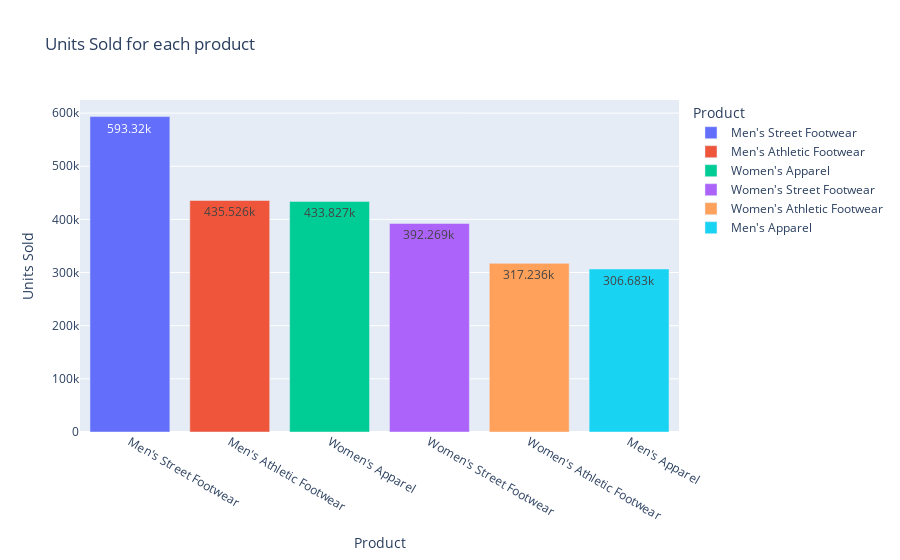

The cell this chart's notebook holds for it:
### Markdown cell above
##### 1.3.1 Units Sold vs Product (Graphical)

### Code cell
# Here we are using the 'group by' function to group each product (category) with the Units Sold of the product.
units_sold_per_product = df.groupby('Product')[['Units Sold']].sum().reset_index()

units_sold_per_product = units_sold_per_product.sort_values(by='Units Sold', ascending=False)

fig = px.bar(units_sold_per_product, x="Product", y="Units Sold", color="Product", text_auto=True, 
             title="Units Sold for each product")

fig.show()

### Figure 1 — Plotly figure (JSON) as saved in the notebook; plotly's stock layout.template omitted (floating-point values rounded to 4 significant figures)
{"data": [{"alignmentgroup": "True", "hovertemplate": "Product=%{x}<br>Units Sold=%{y}<extra></extra>", "legendgroup": "Men's Street Footwear", "marker": {"color": "#636efa", "pattern": {"shape": ""}}, "name": "Men's Street Footwear", "offsetgroup": "Men's Street Footwear", "orientation": "v", "showlegend": true, "textposition": "auto", "texttemplate": "%{y}", "type": "bar", "x": ["Men's Street Footwear"], "xaxis": "x", "y": [593320], "yaxis": "y"}, {"alignmentgroup": "True", "hovertemplate": "Product=%{x}<br>Units Sold=%{y}<extra></extra>", "legendgroup": "Men's Athletic Footwear", "marker": {"color": "#EF553B", "pattern": {"shape": ""}}, "name": "Men's Athletic Footwear", "offsetgroup": "Men's Athletic Footwear", "orientation": "v", "showlegend": true, "textposition": "auto", "texttemplate": "%{y}", "type": "bar", "x": ["Men's Athletic Footwear"], "xaxis": "x", "y": [435526], "yaxis": "y"}, {"alignmentgroup": "True", "hovertemplate": "Product=%{x}<br>Units Sold=%{y}<extra></extra>", "legendgroup": "Women's Apparel", "marker": {"color": "#00cc96", "pattern": {"shape": ""}}, "name": "Women's Apparel", "offsetgroup": "Women's Apparel", "orientation": "v", "showlegend": true, "textposition": "auto", "texttemplate": "%{y}", "type": "bar", "x": ["Women's Apparel"], "xaxis": "x", "y": [433827], "yaxis": "y"}, {"alignmentgroup": "True", "hovertemplate": "Product=%{x}<br>Units Sold=%{y}<extra></extra>", "legendgroup": "Women's Street Footwear", "marker": {"color": "#ab63fa", "pattern": {"shape": ""}}, "name": "Women's Street Footwear", "offsetgroup": "Women's Street Footwear", "orientation": "v", "showlegend": true, "textposition": "auto", "texttemplate": "%{y}", "type": "bar", "x": ["Women's Street Footwear"], "xaxis": "x", "y": [392269], "yaxis": "y"}, {"alignmentgroup": "True", "hovertemplate": "Product=%{x}<br>Units Sold=%{y}<extra></extra>", "legendgroup": "Women's Athletic Footwear", "marker": {"color": "#FFA15A", "pattern": {"shape": ""}}, "name": "Women's Athletic Footwear", "offsetgroup": "Women's Athletic Footwear", "orientation": "v", "showlegend": true, "textposition": "auto", "texttemplate": "%{y}", "type": "bar", "x": ["Women's Athletic Footwear"], "xaxis": "x", "y": [317236], "yaxis": "y"}, {"alignmentgroup": "True", "hovertemplate": "Product=%{x}<br>Units Sold=%{y}<extra></extra>", "legendgroup": "Men's Apparel", "marker": {"color": "#19d3f3", "pattern": {"shape": ""}}, "name": "Men's Apparel", "offsetgroup": "Men's Apparel", "orientation": "v", "showlegend": true, "textposition": "auto", "texttemplate": "%{y}", "type": "bar", "x": ["Men's Apparel"], "xaxis": "x", "y": [306683], "yaxis": "y"}], "layout": {"barmode": "relative", "legend": {"title": {"text": "Product"}, "tracegroupgap": 0}, "title": {"text": "Units Sold for each product"}, "xaxis": {"anchor": "y", "categoryarray": ["Men's Street Footwear", "Men's Athletic Footwear", "Women's Apparel", "Women's Street Footwear", "Women's Athletic Footwear", "Men's Apparel"], "categoryorder": "array", "domain": [0, 1], "title": {"text": "Product"}}, "yaxis": {"anchor": "x", "domain": [0, 1], "title": {"text": "Units Sold"}}}}
